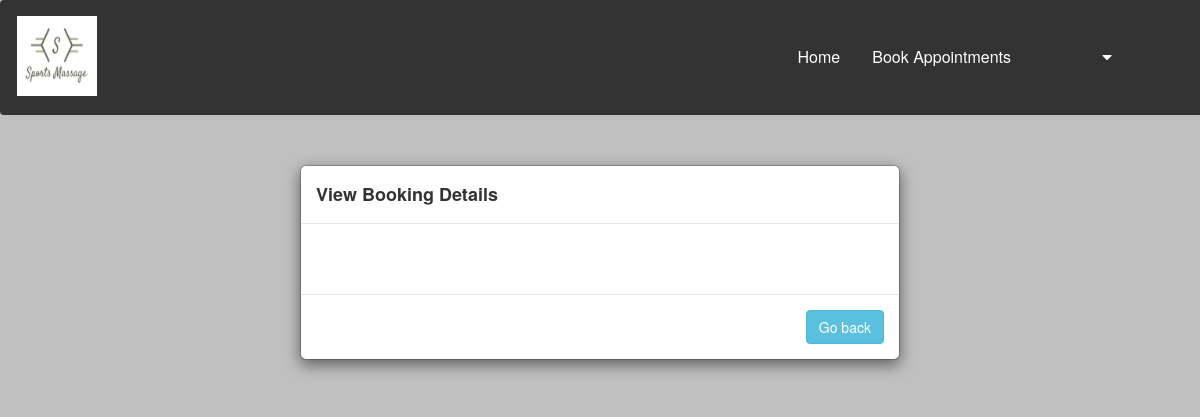
Before: /View.php?id=20 with the older database file.
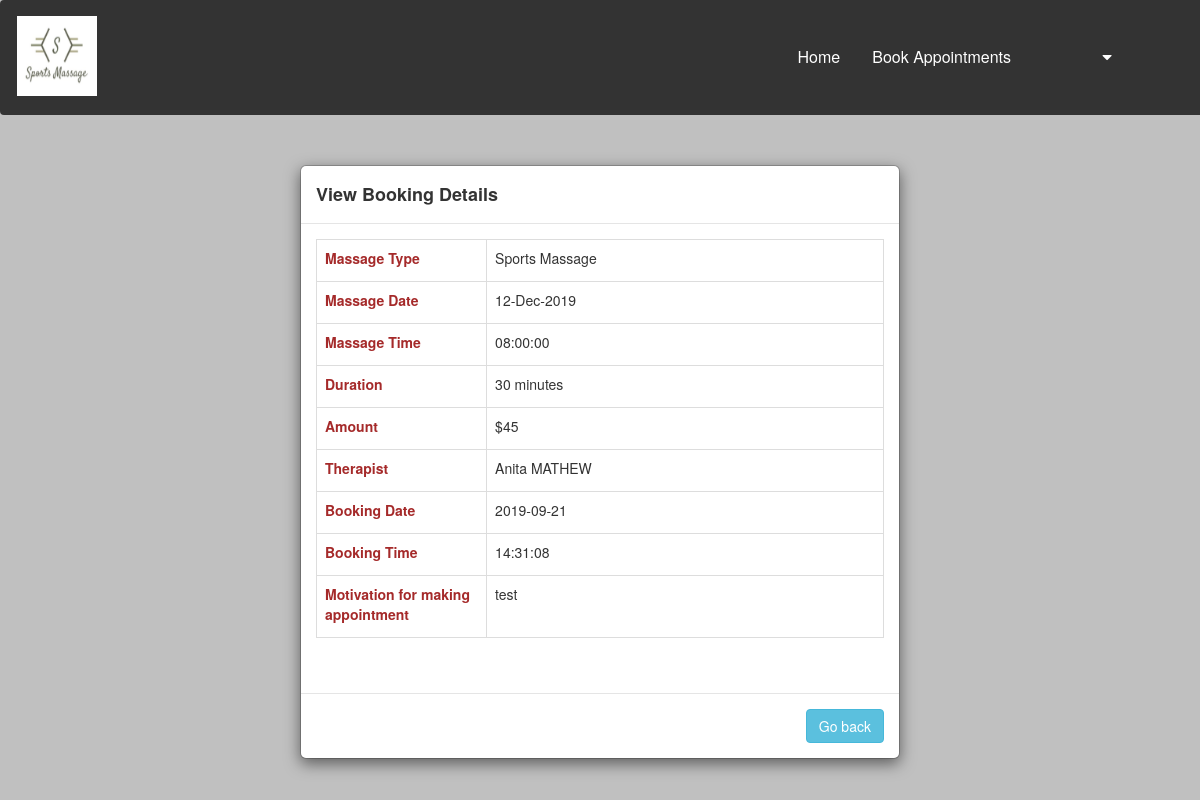
After: the same page with the newer database file.
### tables this page shows
CREATE TABLE `bookings` (
  `BookingId` int(11) NOT NULL,
  `Email` varchar(50) DEFAULT NULL,
  `MassageType` varchar(50) DEFAULT NULL,
  `Duration` int(11) DEFAULT NULL,
  `Amount` double DEFAULT NULL,
  `BookingDate` date DEFAULT NULL,
  `BookingTime` time DEFAULT NULL,
  `MessageForTherapist` varchar(70) DEFAULT NULL,
  `ServiceId` int(11) NOT NULL,
  `EmployeeId` int(11) NOT NULL,
  `BookedDate` date NOT NULL,
  `Bookedtime` time NOT NULL,
  `BookingStatus` varchar(20) NOT NULL
);

CREATE TABLE `employeedetails` (
  `EmployeeId` int(11) NOT NULL,
  `Email` varchar(50) DEFAULT NULL,
  `FirstName` varchar(50) DEFAULT NULL,
  `LastName` varchar(50) DEFAULT NULL,
  `DOB` date NOT NULL,
  `Mobile` bigint(20) DEFAULT NULL,
  `IsAdmin` int(11) NOT NULL,
  `Password` varchar(50) DEFAULT NULL
);

### View.php (the view, shortened to what this page needs)
<?php
 require("usertab.php");
 require 'dbconnect.php';
     $output='';
     $bookingid=$_GET["id"];
     $query = "SELECT B.MassageType,B.Duration,B.Amount,B.BookingDate,B.BookingTime,B.BookedDate,B.MessageForTherapist,
     B.BookedTime,B.BookingStatus,E.FirstName,E.LastName FROM Bookings B JOIN EmployeeDetails E ON B.EmployeeId=E.EmployeeId WHERE  BookingId =$bookingid";
     $result = mysqli_query($mysqli, $query);
 ?>
 <html>
     <head>
     <link rel="stylesheet" href="https://maxcdn.bootstrapcdn.com/bootstrap/3.4.0/css/bootstrap.min.css">
    </head>
    <body style="background-color:silver;">
    <div id="add_data_Modal" class="container">
      <div class="modal-dialog">
           <div class="modal-content">
                <div class="modal-header">
                     <h4 class="modal-title"><b>View Booking Details</b></h4>
                </div>
                <div class="modal-body">
             <?php
              $output .= '
              <div class="table-responsive">
                   <table class="table table-bordered">';
              while($row = mysqli_fetch_array($result))
              {
                   $output .= '
                <tr>
                     <td width="30%"><label>Massage Type</label></td>
                     <td width="70%">'.$row["MassageType"].'</td>
                </tr>
                <tr>
                     <td width="30%"><label>Massage Date</label></td>
                     <td width="70%">'.date('d-M-Y',strtotime($row['BookedDate'])).'</td>
                </tr>
                <tr>
                     <td width="30%"><label>Massage Time</label></td>
                     <td width="70%">'.$row["BookedTime"].'</td>
                </tr>
                <tr>
                     <td width="30%"><label>Duration</label></td>
                     <td width="70%">'.$row["Duration"].' minutes</td>
                </tr>
                <tr>
                     <td width="30%"><label>Amount</label></td>
                     <td width="70%">$'.$row["Amount"].'</td>
                </tr>
                <tr>
                     <td width="30%"><label>Therapist</label></td>
                     <td width="70%">'.$row["FirstName"].' '.$row["LastName"].'</td>
                </tr>
                <tr>
                     <td width="30%"><label>Booking Date</label></td>
                     <td width="70%">'.$row["BookingDate"].'</td>
                </tr>
                <tr>
                     <td width="30%"><label>Booking Time</label></td>
                     <td width="70%">'.$row["BookingTime"].'</td>
                </tr>
                <tr>
                     <td width="30%"><label>Motivation for making appointment</label></td>
                     <td width="70%">'.$row["MessageForTherapist"].'</td>
                </tr>
               ';
      }
      $output .= "</table></div>";
      echo $output;
                ?>
                </div>
                 <div class="modal-footer">
                 <a href="UserHome.php" class="btn btn-info">Go back</a>
                </div>
           </div>
      </div>
 </div>
    </body>

Changed rows visible on the page:
added bookings: MassageType "Sports Massage", BookedDate "12-Dec-2019", Bookedtime "08:00:00", Duration "30", Amount "45", EmployeeId.FirstName "Anita", EmployeeId.LastName "MATHEW", BookingDate "2019-09-21", BookingTime "14:31:08", MessageForTherapist "test"
